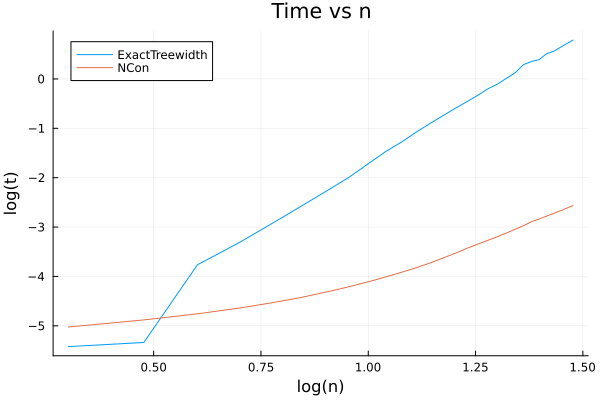

Write the Julia code that produced this figure.
using TensorOperations, OMEinsumContractionOrders, KaHyPar
using Graphs
using BenchmarkTools
using TensorOperations: optimaltree, TreeOptimizer, Poly
using CSV, DataFrames
using Plots

function line_network(n)
    network = [[i, (i + 1)] for i in 1:n - 1]
    return network
end
eval_ploy(p::Poly, x) = sum([p.coeffs[i] * x^(i-1) for i in 1:length(p.coeffs)])

time_tws = []
time_ncons = []

for n in 2:30
    cost = TensorOperations.Power{:χ}(1, 1)
    optdata_ncon = Dict([i => cost for i in 1:n])
    time_ncon = @belapsed (optimaltree($(line_network(n)), $optdata_ncon, TreeOptimizer{:NCon}(), false))

    optdata = Dict([i => 2 for i in 1:n])
    time_tw = @belapsed (optimaltree($(line_network(n)), $optdata, TreeOptimizer{:ExactTreewidth}(), false))

    @show n, time_ncon, time_tw
    push!(time_tws, time_tw)
    push!(time_ncons, time_ncon)
end

ns = [2:30...]
fig = plot(log10.(ns), log10.(time_tws), label="ExactTreewidth", xlabel="log(n)", ylabel="log(t)", title="Time vs n")
plot!(log10.(ns), log10.(time_ncons), label="NCon")
savefig(fig, "line_graph.png")